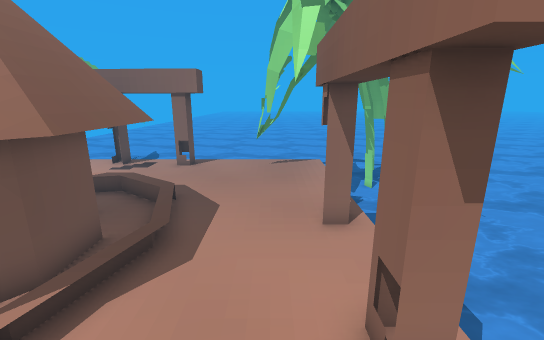
[1] (above)

18 first-person views from a walk through a 3-D level made in the Godot game engine. The camera is 1.5 m above the floor, tilts 14° down and sees 90° across. The floor is counted in squares, 0.5 m on a side. Each view is taken from the middle of a square. On the plan, view 1 faces up. The plan holds only what a view shows up to about 20 squares ahead; the rest is blank. The place goes on beyond the plan. Some surface patterns are stand-ins.

[2]
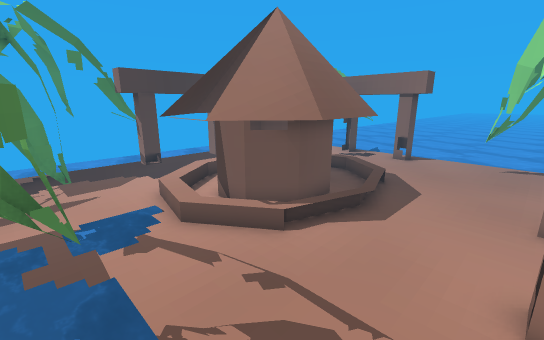

[3]
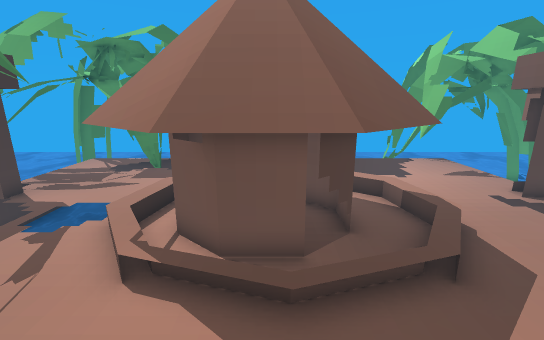

[4]
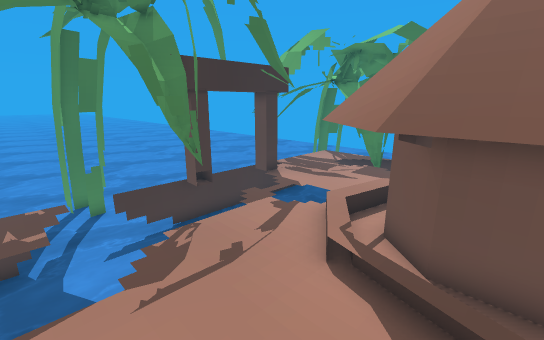

[5]
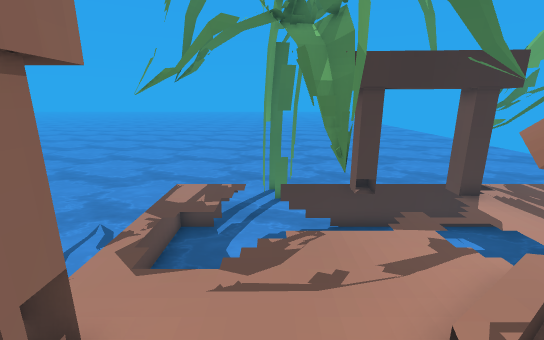

[6]
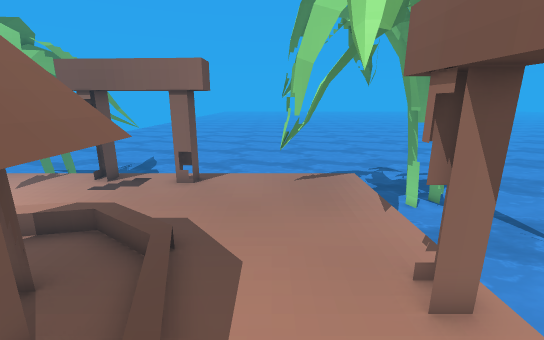

[7]
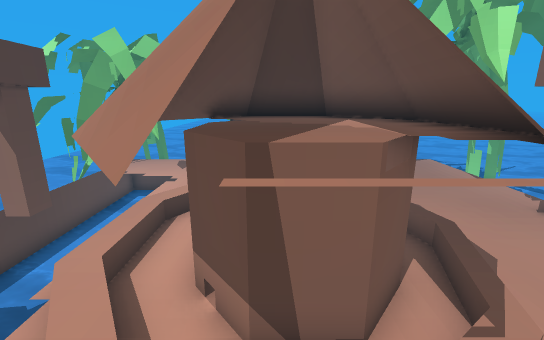

[8]
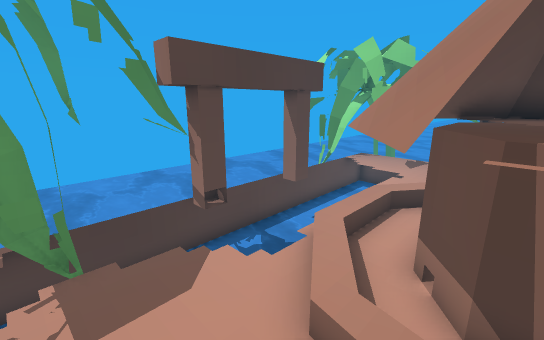

[9]
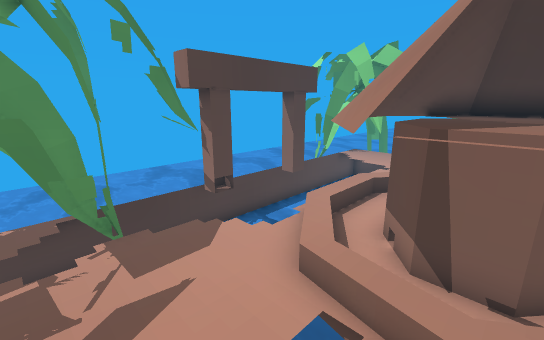

[10]
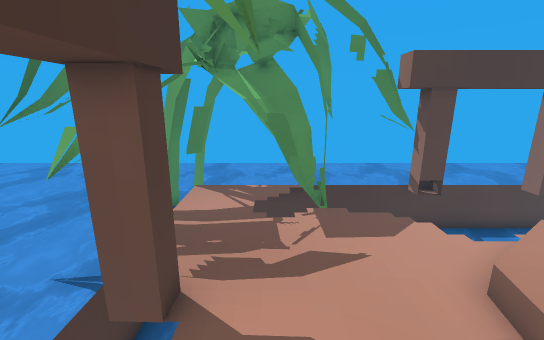

[11]
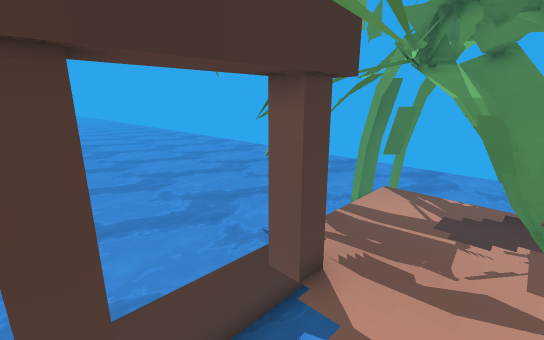

[12]
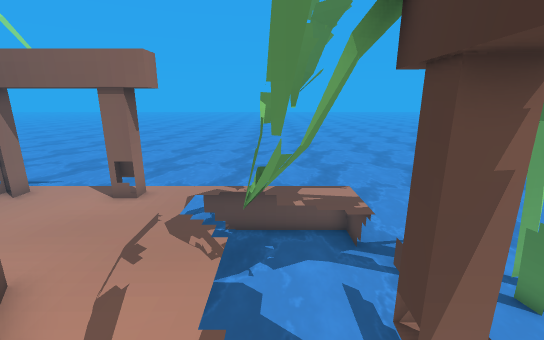

[13]
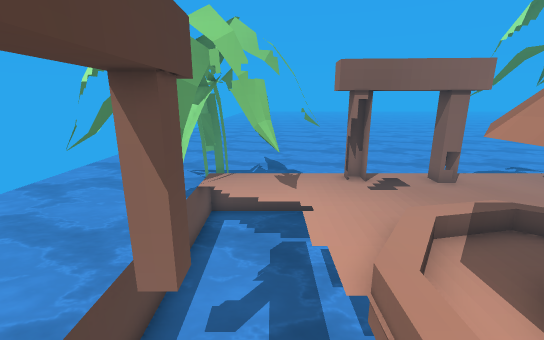

[14]
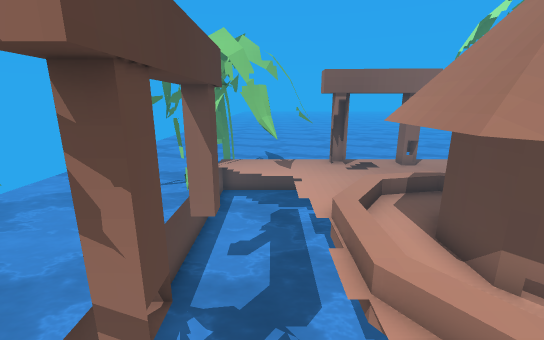

[15]
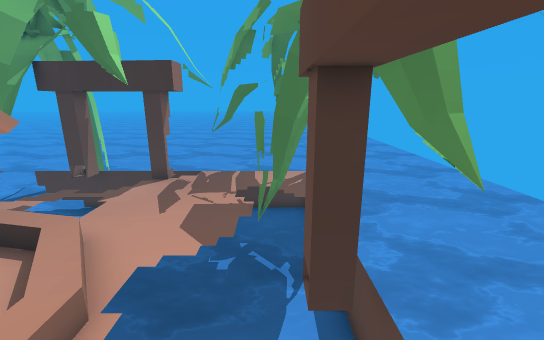

[16]
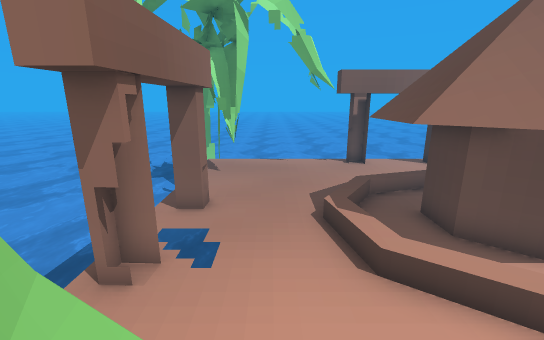

[17]
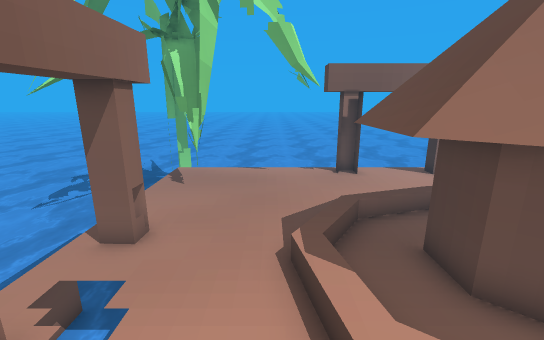

[18]
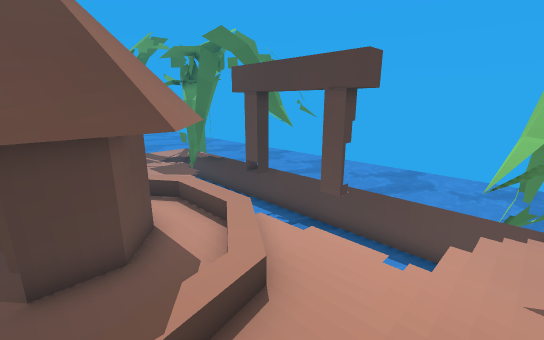

### Floor plan
Key: @ floor where view 1 was taken; # wall or solid block; . floor; ≈ water the walk keeps out of; T palm tree; O other object.
Columns run from 16 left of view 1 to 5 right of it. Each row starts with its distance up from view 1.
 17 ≈TT  TTT  ≈≈≈≈≈≈≈≈≈≈≈≈
 16 ≈TT  T     ≈         T
 15 TTT         ≈≈≈      T
 14 TTT.T...##......T..≈≈T
 13  TTTTT..##..#..TTT.≈≈≈
 12 ≈TT.TT..........T..≈≈≈
 11 ≈≈≈ ...............≈≈≈
 10 ≈≈≈   .............≈≈≈
  9 ≈≈≈   ...OOO.......≈ ≈
  8 ≈≈≈   ..OOOOO......≈ ≈
  7 ≈ ≈#. .OOOOOOO....#≈
  6 ≈≈≈    OOOOOOO.....≈ ≈
  5 ≈≈≈   .OOOOOOO.....≈≈≈
  4   ≈   .OOOOOOO.....≈
  3  TT# . .OOOOOO....#≈
  2 ≈TT  ...OOOOO......≈≈≈
  1 ≈TT  ....OOO.......≈≈≈
  0 ≈≈≈TT...........@ .≈
 -1 ≈≈TTT...........  .≈
 -2 ≈≈TTT........TT  ..≈ ≈
 -3 ≈≈≈TT.....   TT ...T ≈
 -4 ≈TT.....#   #   ...≈ ≈
 -5 TTT≈≈TT≈≈≈≈≈≈≈≈≈≈≈≈≈ ≈
 -6 TTT  TTT     ≈≈≈≈≈≈≈≈≈
 -7 ≈T≈ T≈≈≈≈≈≈≈  TT≈≈≈≈≈≈

Positions as (right, up) in squares from view 1, and headings:
1: (0, 0), facing up
2: (1, -2), facing up-left
3: (1, 5), facing left
4: (1, 5), facing down-left
5: (-1, 5), facing down
6: (-1, 3), facing up
7: (-6, 0), facing up
8: (-6, -1), facing up-left
9: (-5, -2), facing up-left
10: (-4, -2), facing left
11: (-4, -1), facing down-left
12: (-7, -2), facing right
13: (-11, 3), facing up
14: (-11, 0), facing up
15: (-12, 7), facing down
16: (-12, 11), facing right
17: (-10, 10), facing right
18: (-5, 12), facing down-left
